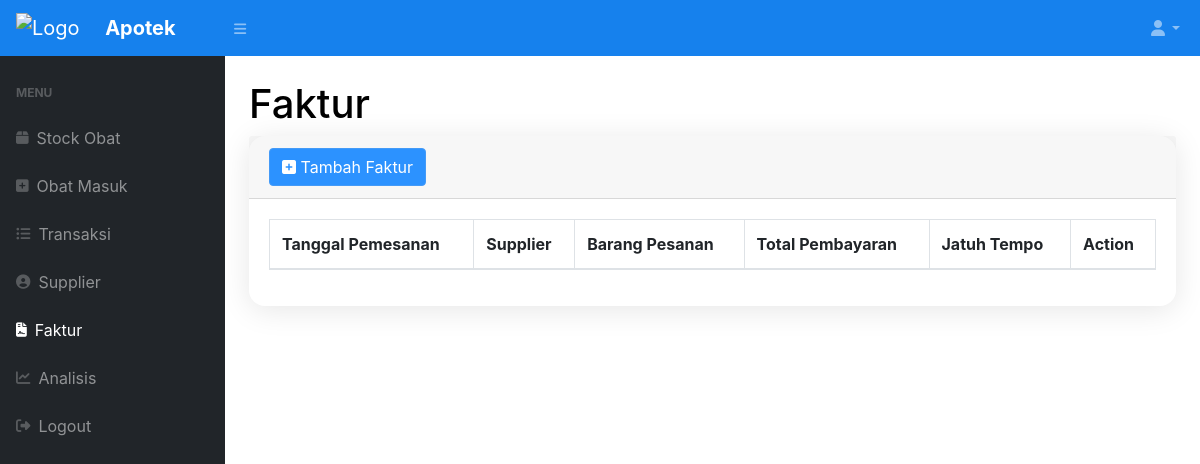
Before: /faktur.php (signed in) with the older database file.
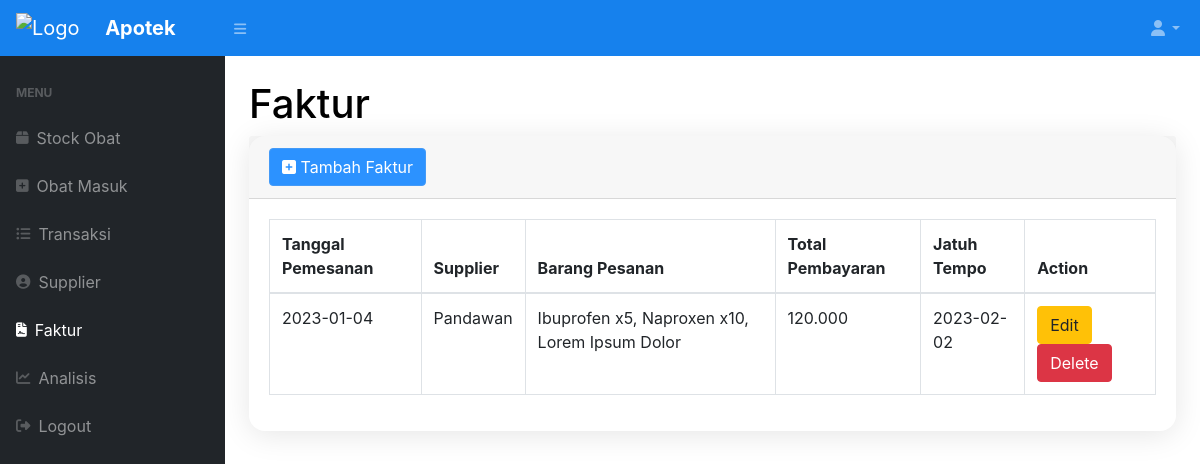
After: the same page with the newer database file.
### tables this page shows
CREATE TABLE `faktur` (
  `id_faktur` int NOT NULL,
  `tanggal` date NOT NULL,
  `idsup` int NOT NULL,
  `pesanan` text NOT NULL,
  `total_pembayaran` int NOT NULL,
  `jatuh_tempo` date NOT NULL
);

CREATE TABLE `supplier` (
  `idsup` int NOT NULL,
  `nama_supplier` varchar(100)  NOT NULL,
  `alamat` varchar(100)  DEFAULT NULL,
  `no_telp` varchar(20) DEFAULT NULL
);

### faktur.php (the view, shortened to what this page needs)
<?php
require 'function.php';
include 'head.php';
?>
<body class="sb-nav-fixed">
  <?php include 'nav.php' ?>
  <div id="layoutSidenav_content">
    <main>
      <div class="container-fluid">
        <h1 class="mt-4">Faktur</h1>
        <div class="card mb-4">
          <div class="card-header">
            <button type="button" class="btn btn-primary" data-toggle="modal" data-target="#myModal">
              <i class="fa fa-plus-square"></i> Tambah Faktur
            </button>
          </div>
          <div class="card-body">
            <div class="table-responsive">
              <table class="table table-bordered" id="dataTable" width="100%" cellspacing="0">
                <thead>
                  <tr>
                    <th>Tanggal Pemesanan</th>
                    <th>Supplier</th>
                    <th>Barang Pesanan</th>
                    <th>Total Pembayaran</th>
                    <th>Jatuh Tempo</th>
                    <th>Action</th>
                  </tr>
                </thead>
                <tbody>
                  <?php
                  $ambilsemuadatastock = mysqli_query($conn, "SELECT * FROM faktur");
                  while ($data = mysqli_fetch_array($ambilsemuadatastock)) {
                    $id_faktur = $data['id_faktur'];
                    $tanggal_pemesanan = $data['tanggal'];
                    $barang_pesanan = $data['pesanan'];
                    $total_pembayaran = $data['total_pembayaran'];
                    $jatuh_tempo = $data['jatuh_tempo'];
                    $penjual_id = $data['idsup'];
                    $supplier = mysqli_fetch_array(mysqli_query($conn, "SELECT nama_supplier FROM supplier WHERE idsup = '$penjual_id';"));
                    $penjual = $supplier['nama_supplier'];
                    ?>
                    <tr>
                      <td><?= $tanggal_pemesanan ?></td>
                      <td>
                        <?= $penjual ?>
                      </td>
                      <td><?= $barang_pesanan ?></td>
                      <td>
                        <?= number_format($total_pembayaran, 0, ",", ".") ?>
                      </td>
                      <td><?= $jatuh_tempo ?></td>
                      <td><button type="button" class="btn btn-warning" data-toggle="modal"
                          data-target="#edit<?= $id_faktur; ?>">Edit</button>
                        <button type="button" class="btn btn-danger" data-toggle="modal"
                          data-target="#delete<?= $id_faktur; ?>">Delete</button>
                      </td>
                    </tr>
                    <?php
                  }
                  ?>
                </tbody>
              </table>
            </div>
          </div>
        </div>
      </div>
    </main>
  </div>
  </div>
</body>
</html>
</body>

Changed rows visible on the page:
added faktur: tanggal "2023-01-04", idsup.nama_supplier "Pandawan", pesanan "Ibuprofen x5, Naproxen x10, Lorem Ipsum Dolor", total_pembayaran "120.000", jatuh_tempo "2023-02-02"
